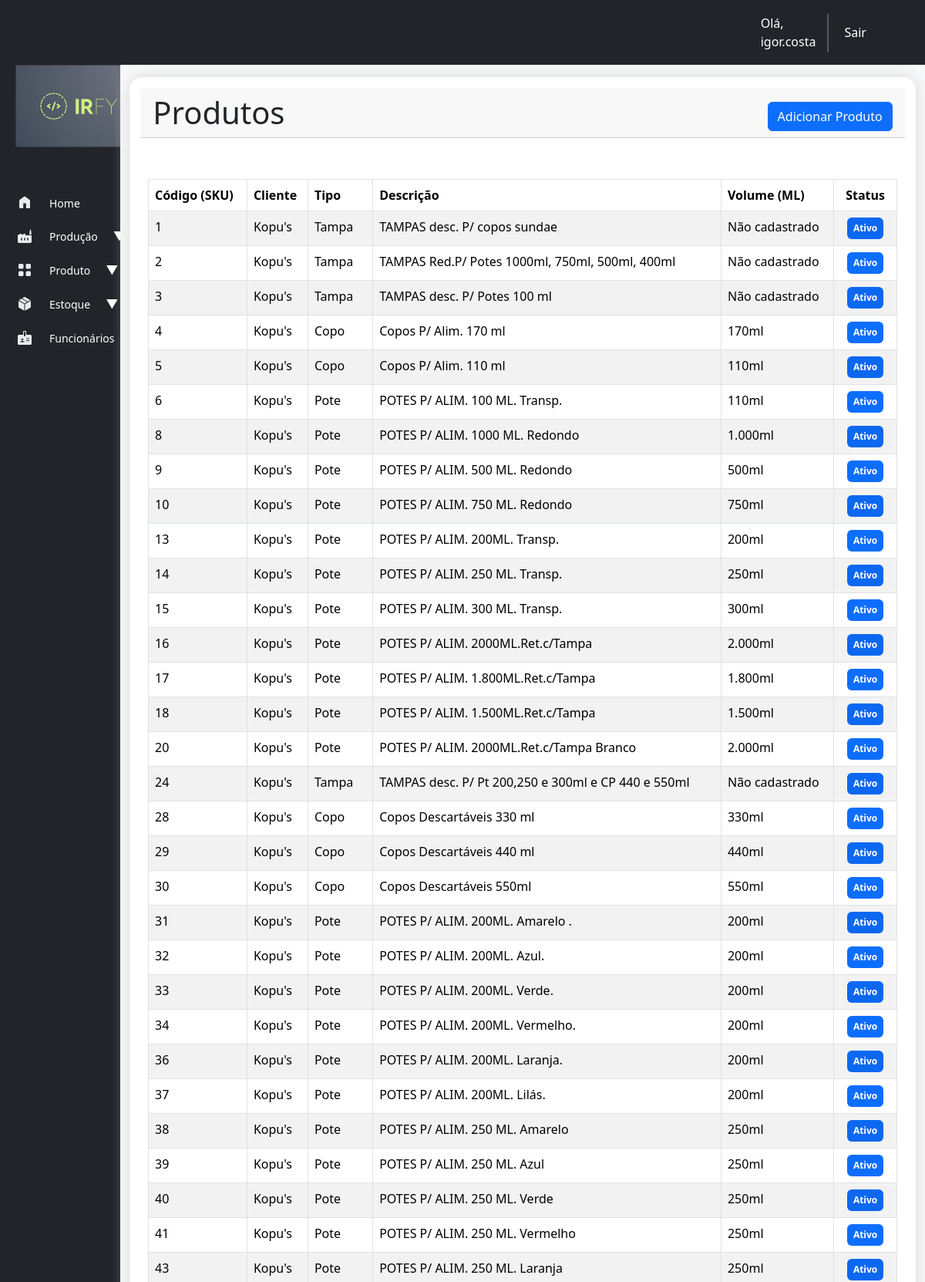
Page /cadastro/list_produtos/ (signed in, upper part) on the committed database.
### cadastro/models.py (models this page shows, shortened)
class Produto(models.Model):
    TIPO_PRODUTO = [
        ('TAMPA', 'Tampa'),
        ('COPO', 'Copo'),
        ('POTE', 'Pote'),
        ('BANDEJA', 'Bandeja'),
        ('PRATO', 'Prato'),
        ('KIT POTE', 'Kit Pote'),
    ]
    STATUS_PRODUTO = [
        ('ativo', 'Ativo'),
        ('inativo', 'Inativo'),
    ]
    cliente = models.ForeignKey(Cliente, on_delete=models.CASCADE)
    tipo = models.CharField(max_length=10, choices=TIPO_PRODUTO, null=True)
    codigo = models.CharField(max_length=50, unique=True)
    descricao = models.TextField(blank=True, null=True)
    material = models.CharField(max_length=100, null=True, blank=True)
    peso = models.DecimalField(max_digits=10, decimal_places=2, null=True)
    volume = models.IntegerField(null=True)
    cor = models.CharField(max_length=50, null=True, blank=True)
    status = models.CharField(max_length=7, choices=STATUS_PRODUTO, default="ativo", null=True)

class Cliente(models.Model):
    TIPOS_CLIENTE = [
        ('pf', 'Pessoa Física'),
        ('pj', 'Pessoa Jurídica'),
    ]
    nome_cliente = models.CharField(max_length=255)
    tipo_cliente = models.CharField(max_length=2, choices=TIPOS_CLIENTE, default='pf')
    cpf_cnpj = models.CharField(max_length=18, unique=True)
    email = models.EmailField(max_length=254)
    telefone = models.CharField(max_length=20, blank=True, null=True)
    endereco = models.TextField()
    data_cadastro = models.DateTimeField(auto_now_add=True)
    def __str__(self):
        return self.nome_cliente

### cadastro/views.py (the view)
# urls.py: path('list_produtos/', views.list_produtos, name='list_produtos'),
@login_required
def list_produtos(request):
    list_produtos = Produto.objects.all()
    context = {'list_produtos': list_produtos}
    return render(request, 'produto/list_produtos.html', context)

### cadastro/templates/produto/list_produtos.html (shortened to what this page needs)
{% extends "base.html" %}
{% load humanize %}
{% load django_bootstrap5 %}
{% block header %}
    <div class="card-header d-flex justify-content-between">
      <div>
          <h2 class="display-6 mb-0">Produtos</h2>
      </div>
      <div style="align-content: center;">
        {% block buttons %}
        <div class="d-grid gap-2" style="margin-top: 10px;">
            <a class="btn btn-primary" href="{% url 'novo_produto'%}" role="button">Adicionar Produto</a>
        </div>
      {% endblock buttons %}
      </div>
  </div>
{% endblock header %}
{% block content %}
    <table class="table table-striped table-hover table-bordered">
        <thead>
          <tr>
            <th scope="col">Código (SKU)</th>
            <th scope="col">Cliente</th>
            <th scope="col">Tipo</th>
            <th scope="col">Descrição</th>
            <th scope="col">Volume (ML)</th>
            <th scope="col" style="text-align: center;">Status</th>
          </tr>
        </thead>
        <tbody class="table table-hover">
        {% for produto in list_produtos %}
        <tr onclick="window.location.href='{% url 'produto' produto.id  %}'" style="cursor: pointer;">
            <td>{{ produto.codigo }}</td>
            <td>{{ produto.cliente }}</td>
            <td>{{ produto.get_tipo_display }}</td>
            <td>{{ produto.descricao }}</td>
            {% if produto.volume is None %}
              <td>Não cadastrado</td>
            {% else %}
              <td>{{ produto.volume | intcomma }}ml</td>
            {% endif %}
            {% if produto.status == "ativo"%}
              <td style="text-align: center;"><span class="badge text-bg-primary">{{ produto.get_status_display }}</span></td>
            {% else %}
              <td  style="text-align: center;"><span class="badge text-bg-danger">{{ produto.get_status_display }}</span></td>
            {% endif %}
          </tr>
        {% empty %}
        <tr>
          <td colspan="6" style="text-align: center;">Não há produtos</td>
        </tr>
        {% endfor %}
        </tbody>
      </table>
{% endblock content %}

### templates/base.html (shortened to what this page needs)
{% load django_bootstrap5 %}
<!DOCTYPE html>
<html lang="pt-br">
<head>
  {% bootstrap_css %}
  {% load static %}
  <link rel="stylesheet" href="{% static 'style/base.css' %}">
</head>
<body>
  <nav class="navbar navbar-expand-lg bg-dark">
    <div class="container-fluid">
      <div class="d-flex">
        {% if user.is_authenticated %}
          <p class="nav-link text-white mb-0" aria-current="page" style="margin-right: -3%;">Olá, {{ user.username }}</p>
          <div class="vr text-light" style=" margin-top: 10px; width: 7px; height: 50px;"></div>
          <a class="nav-link active" aria-current="page" href="{% url 'logout' %}">Sair</a>
        {% endif %}
      </div>
    </div>
  </nav>
  <div class="container-fluid">
    <div class="row flex-nowrap">
      <div class="col-auto col-md-1 col-xl-1 bg-dark backSidebar">
        <div class="d-flex flex-column align-items-start min-vh-100">
          <div class="sidebar">
            <img class="logo-irfy rounded img-fluid" src="{% static 'core/logo-irfy2.png' %}">
            <nav class="nav flex-column">
              <a class="nav-link" href="{% url 'index' %}">
                <span class="spanIcon"><img class="sideIcon" src="{% static 'icons/home.svg' %}"></span>
                <span class="description">Home</span>
              </a>
              <a class="nav-link" href="#" data-bs-toggle="collapse" data-bs-target="#submenuProducao"
                aria-expanded="false" aria-controls="submenuProducao">
                <span class="spanIcon"><img class="sideIcon" src="{% static 'icons/factory.svg' %}"></span>
                <span class="description">Produção</span>
                <span class="arrow">▼</span>
              </a>
              <a class="nav-link" href="#" data-bs-toggle="collapse" data-bs-target="#submenuProduto"
                aria-expanded="false" aria-controls="submenuProduto">
                <span class="spanIcon"><img class="sideIcon" src="{% static 'icons/product.svg' %}"></span>
                <span class="description">Produto</span>
                <span class="arrow">▼</span>
              </a>
              <a class="nav-link" href="#" data-bs-toggle="collapse" data-bs-target="#submenuEstoque"
                aria-expanded="false" aria-controls="submenuEstoque">
                <span class="spanIcon"><img class="sideIcon" src="{% static 'icons/package.svg' %}"></span>
                <span class="description">Estoque</span>
                <span class="arrow">▼</span>
              </a>
              <a class="nav-link" href="#" data-bs-toggle="collapse" data-bs-target="#submenuFuncionarios"
                aria-expanded="false" aria-controls="submenuFuncionarios">
                <span class="spanIcon"><img class="sideIcon" src="{% static 'icons/employees.svg' %}"></span>
                <span class="description">Funcionários</span>
                <span class="arrow">▼</span>
              </a>
            </nav>
          </div>
        </div>
      </div>
      <div class="col py-3 bg-light">
        <div class="container bg-white rounded-4 p-4 " style="box-shadow: 0px 0px 20px 1px #dbdbdb;">
          <div class="card card-header-actions" style="margin: -2%; margin-bottom: 2%; height: 10%; background-color: white; border: none; padding: 1%;">{% block header %}{% endblock header %}</div>
          <div>{% block content %} {% endblock content %}</div>
        </div>
      </div>
    </div>
  </div>
</body>
</html>

### static/style/base.css (style rules this page uses)
.backSidebar { width: 13%; padding: 0%; }
.nav-link { width: 100%; display: flex; align-items: center; gap: 20px; padding: 10px 20px; color: white; }
.description { font-size: 14px; }
.logo-irfy { width: 100%; padding: 10%; margin-bottom: 15%; margin-top: -10%; }
.sideIcon { padding: 0; margin: 0; }
.spanIcon { margin-top: -2%; }

### rows in the picture
Produto: codigo "1", cliente "Kopu's", tipo "Tampa", descricao "TAMPAS desc. P/ copos sundae", shows "Não cadastrado", status "Ativo"
Produto: codigo "2", cliente "Kopu's", tipo "Tampa", descricao "TAMPAS Red.P/ Potes 1000ml, 750ml, 500ml, 400ml", shows "Não cadastrado", status "Ativo"
Produto: codigo "3", cliente "Kopu's", tipo "Tampa", descricao "TAMPAS desc. P/ Potes 100 ml", shows "Não cadastrado", status "Ativo"
Produto: codigo "4", cliente "Kopu's", tipo "Copo", descricao "Copos P/ Alim. 170 ml", volume "170", status "Ativo"
Produto: codigo "5", cliente "Kopu's", tipo "Copo", descricao "Copos P/ Alim. 110 ml", volume "110", status "Ativo"
Produto: codigo "6", cliente "Kopu's", tipo "Pote", descricao "POTES P/ ALIM. 100 ML. Transp.", volume "110", status "Ativo"
Produto: codigo "8", cliente "Kopu's", tipo "Pote", descricao "POTES P/ ALIM. 1000 ML. Redondo", volume "1.000", status "Ativo"
Produto: codigo "9", cliente "Kopu's", tipo "Pote", descricao "POTES P/ ALIM. 500 ML. Redondo", volume "500", status "Ativo"
Produto: codigo "10", cliente "Kopu's", tipo "Pote", descricao "POTES P/ ALIM. 750 ML. Redondo", volume "750", status "Ativo"
Produto: codigo "13", cliente "Kopu's", tipo "Pote", descricao "POTES P/ ALIM. 200ML. Transp.", volume "200", status "Ativo"
Produto: codigo "14", cliente "Kopu's", tipo "Pote", descricao "POTES P/ ALIM. 250 ML. Transp.", volume "250", status "Ativo"
Produto: codigo "15", cliente "Kopu's", tipo "Pote", descricao "POTES P/ ALIM. 300 ML. Transp.", volume "300", status "Ativo"
Produto: codigo "16", cliente "Kopu's", tipo "Pote", descricao "POTES P/ ALIM. 2000ML.Ret.c/Tampa", volume "2.000", status "Ativo"
Produto: codigo "17", cliente "Kopu's", tipo "Pote", descricao "POTES P/ ALIM. 1.800ML.Ret.c/Tampa", volume "1.800", status "Ativo"
Produto: codigo "18", cliente "Kopu's", tipo "Pote", descricao "POTES P/ ALIM. 1.500ML.Ret.c/Tampa", volume "1.500", status "Ativo"
Produto: codigo "20", cliente "Kopu's", tipo "Pote", descricao "POTES P/ ALIM. 2000ML.Ret.c/Tampa Branco", volume "2.000", status "Ativo"
Produto: codigo "24", cliente "Kopu's", tipo "Tampa", descricao "TAMPAS desc. P/ Pt 200,250 e 300ml e CP 440 e 550ml", shows "Não cadastrado", status "Ativo"
Produto: codigo "28", cliente "Kopu's", tipo "Copo", descricao "Copos Descartáveis 330 ml", volume "330", status "Ativo"
Produto: codigo "29", cliente "Kopu's", tipo "Copo", descricao "Copos Descartáveis 440 ml", volume "440", status "Ativo"
Produto: codigo "30", cliente "Kopu's", tipo "Copo", descricao "Copos Descartáveis 550ml", volume "550", status "Ativo"
Produto: codigo "31", cliente "Kopu's", tipo "Pote", descricao "POTES P/ ALIM. 200ML. Amarelo .", volume "200", status "Ativo"
Produto: codigo "32", cliente "Kopu's", tipo "Pote", descricao "POTES P/ ALIM. 200ML. Azul.", volume "200", status "Ativo"
Produto: codigo "33", cliente "Kopu's", tipo "Pote", descricao "POTES P/ ALIM. 200ML. Verde.", volume "200", status "Ativo"
Produto: codigo "34", cliente "Kopu's", tipo "Pote", descricao "POTES P/ ALIM. 200ML. Vermelho.", volume "200", status "Ativo"
Produto: codigo "36", cliente "Kopu's", tipo "Pote", descricao "POTES P/ ALIM. 200ML. Laranja.", volume "200", status "Ativo"
Produto: codigo "37", cliente "Kopu's", tipo "Pote", descricao "POTES P/ ALIM. 200ML. Lilás.", volume "200", status "Ativo"
Produto: codigo "38", cliente "Kopu's", tipo "Pote", descricao "POTES P/ ALIM. 250 ML. Amarelo", volume "250", status "Ativo"
Produto: codigo "39", cliente "Kopu's", tipo "Pote", descricao "POTES P/ ALIM. 250 ML. Azul", volume "250", status "Ativo"
Produto: codigo "40", cliente "Kopu's", tipo "Pote", descricao "POTES P/ ALIM. 250 ML. Verde", volume "250", status "Ativo"
Produto: codigo "41", cliente "Kopu's", tipo "Pote", descricao "POTES P/ ALIM. 250 ML. Vermelho", volume "250", status "Ativo"
Produto: codigo "43", cliente "Kopu's", tipo "Pote", descricao "POTES P/ ALIM. 250 ML. Laranja", volume "250", status "Ativo"

### other values in the picture
{{ user.username }} "igor.costa"
